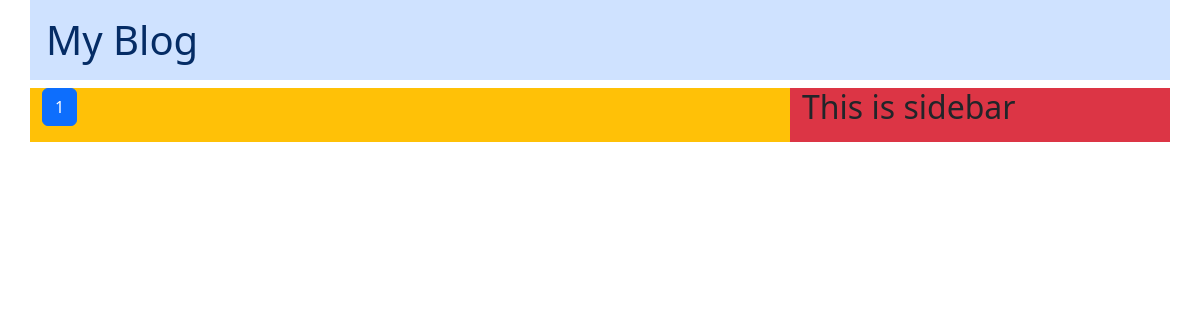
The page /blog/ on the database as committed earlier.
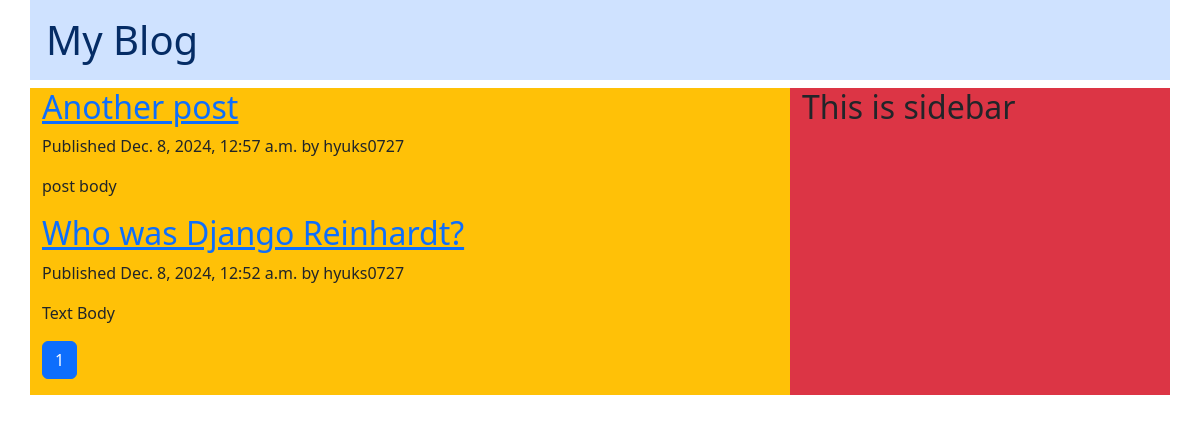
The same page on the database as committed later.
### blog/models.py (models this page shows, shortened)
class Post(models.Model):
    class Status(models.TextChoices):
        DRAFT = 'DF', 'Draft'
        PUBLISHED = 'PB', 'Published'
    title = models.CharField(max_length=250)
    slug = models.SlugField(max_length=250,
                            unique_for_date='publish')
    author = models.ForeignKey(User,
                               on_delete=models.CASCADE,
                               related_name='blog_posts')
    body = models.TextField()
    publish = models.DateTimeField(default=timezone.now)
    created = models.DateTimeField(auto_now_add=True)
    updated = models.DateTimeField(auto_now=True)
    status = models.CharField(max_length=2,
                              choices=Status.choices,
                              default=Status.DRAFT)
    objects = models.Manager()
    published = PublishedManager()
    class Meta:
        ordering = ['-publish']
        indexes = [
            models.Index(fields=['-publish']),
        ]
    def get_absolute_url(self):
        return reverse('blog:post_detail',
                       args=[self.publish.year,
                             self.publish.month,
                             self.publish.day,
                             self.slug])

### blog/views.py (the view)
# urls.py: path('', views.PostListView.as_view(), name='post_list'),
class PostListView(ListView):
    queryset = Post.published.all()
    context_object_name = 'posts'
    paginate_by = 4
    template_name = 'blog/post/list.html'

### blog/templates/blog/post/list.html (shortened to what this page needs)
{% extends "blog/base.html" %}
{% block page-title %}
<h1 class="p-3 text-primary-emphasis bg-primary-subtle">My Blog</h1>
{% endblock %}
{% block content %}
    {% for post in posts %}
    <h2>
        <a href="{{ post.get_absolute_url }}">
            {{ post.title }}
        </a>
    </h2>
    <p class="date">
        Published {{ post.publish }} by {{ post.author }}
    </p>
    {{ post.body|truncatewords:30|linebreaks }}
    {% endfor %}
    {% include "pagenation.html" with page=page_obj %}
{% endblock %}
{% block sidebar %}
    <h2>This is sidebar</h2>
{% endblock %}

Rows that differ between the two databases and show on the page:
added Post: title "Another post", publish "Dec. 8, 2024, 12:57 a.m.", author "hyuks0727", body "post body"
added Post: title "Who was Django Reinhardt?", publish "Dec. 8, 2024, 12:52 a.m.", author "hyuks0727", body "Text Body"
